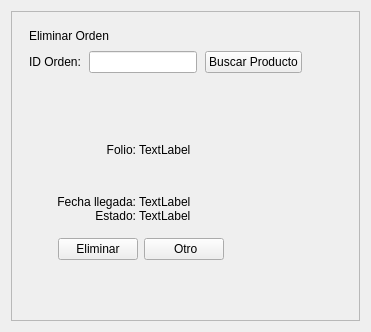
          <widget class="QWidget" name="pageComElim">
           <layout class="QVBoxLayout" name="verticalLayout_66">
            <item>
             <widget class="QFrame" name="frame_110">
              <property name="frameShape">
               <enum>QFrame::Shape::StyledPanel</enum>
              </property>
              <property name="frameShadow">
               <enum>QFrame::Shadow::Raised</enum>
              </property>
              <layout class="QVBoxLayout" name="verticalLayout_52">
               <item>
                <widget class="QFrame" name="frame_111">
                 <property name="sizePolicy">
                  <sizepolicy hsizetype="Preferred" vsizetype="Preferred">
                   <horstretch>0</horstretch>
                   <verstretch>1</verstretch>
                  </sizepolicy>
                 </property>
                 <property name="frameShape">
                  <enum>QFrame::Shape::NoFrame</enum>
                 </property>
                 <property name="frameShadow">
                  <enum>QFrame::Shadow::Raised</enum>
                 </property>
                 <layout class="QGridLayout" name="gridLayout_31">
                  <property name="leftMargin">
                   <number>8</number>
                  </property>
                  <property name="topMargin">
                   <number>8</number>
                  </property>
                  <property name="rightMargin">
                   <number>8</number>
                  </property>
                  <property name="bottomMargin">
                   <number>8</number>
                  </property>
                  <property name="spacing">
                   <number>8</number>
                  </property>
                  <item row="1" column="0">
                   <widget class="QLabel" name="label_56">
                    <property name="sizePolicy">
                     <sizepolicy hsizetype="Preferred" vsizetype="Preferred">
                      <horstretch>0</horstretch>
                      <verstretch>1</verstretch>
                     </sizepolicy>
                    </property>
                    <property name="text">
                     <string>&lt;html&gt;&lt;head/&gt;&lt;body&gt;&lt;p&gt;ID Orden:&lt;/p&gt;&lt;/body&gt;&lt;/html&gt;</string>
                    </property>
                   </widget>
                  </item>
                  <item row="0" column="0" colspan="2">
                   <widget class="QLabel" name="label_57">
                    <property name="sizePolicy">
                     <sizepolicy hsizetype="Preferred" vsizetype="Preferred">
                      <horstretch>0</horstretch>
                      <verstretch>1</verstretch>
                     </sizepolicy>
                    </property>
                    <property name="text">
                     <string>Eliminar Orden</string>
                    </property>
                   </widget>
                  </item>
                  <item row="1" column="2">
                   <widget class="QPushButton" name="btnBuscarProducto_7">
                    <property name="enabled">
                     <bool>true</bool>
                    </property>
                    <property name="sizePolicy">
                     <sizepolicy hsizetype="Minimum" vsizetype="Fixed">
                      <horstretch>0</horstretch>
                      <verstretch>1</verstretch>
                     </sizepolicy>
                    </property>
                    <property name="text">
                     <string>Buscar Producto</string>
                    </property>
                   </widget>
                  </item>
                  <item row="1" column="1">
                   <widget class="QLineEdit" name="codigoInvEdit_7">
                    <property name="enabled">
                     <bool>true</bool>
                    </property>
                    <property name="sizePolicy">
                     <sizepolicy hsizetype="Expanding" vsizetype="Fixed">
                      <horstretch>0</horstretch>
                      <verstretch>1</verstretch>
                     </sizepolicy>
                    </property>
                   </widget>
                  </item>
                  <item row="1" column="3">
                   <spacer name="horizontalSpacer_29">
                    <property name="orientation">
                     <enum>Qt::Orientation::Horizontal</enum>
                    </property>
                    <property name="sizeHint" stdset="0">
                     <size>
                      <width>40</width>
                      <height>20</height>
                     </size>
                    </property>
                   </spacer>
                  </item>
                 </layout>
                </widget>
               </item>
               <item>
                <widget class="QFrame" name="frame_112">
                 <property name="sizePolicy">
                  <sizepolicy hsizetype="Preferred" vsizetype="Preferred">
                   <horstretch>0</horstretch>
                   <verstretch>8</verstretch>
                  </sizepolicy>
                 </property>
                 <property name="frameShape">
                  <enum>QFrame::Shape::NoFrame</enum>
                 </property>
                 <property name="frameShadow">
                  <enum>QFrame::Shadow::Raised</enum>
                 </property>
                 <layout class="QVBoxLayout" name="verticalLayout_53">
                  <item>
                   <widget class="QFrame" name="frameDetalleInv_7">
                    <property name="enabled">
                     <bool>true</bool>
                    </property>
                    <property name="sizePolicy">
                     <sizepolicy hsizetype="Preferred" vsizetype="Preferred">
                      <horstretch>0</horstretch>
                      <verstretch>11</verstretch>
                     </sizepolicy>
                    </property>
                    <property name="frameShape">
                     <enum>QFrame::Shape::NoFrame</enum>
                    </property>
                    <property name="frameShadow">
                     <enum>QFrame::Shadow::Raised</enum>
                    </property>
                    <layout class="QGridLayout" name="gridLayout_32">
                     <item row="2" column="0">
                      <widget class="QFrame" name="frame_113">
                       <property name="sizePolicy">
                        <sizepolicy hsizetype="Preferred" vsizetype="Preferred">
                         <horstretch>0</horstretch>
                         <verstretch>1</verstretch>
                        </sizepolicy>
                       </property>
                       <property name="frameShape">
                        <enum>QFrame::Shape::NoFrame</enum>
                       </property>
                       <property name="frameShadow">
                        <enum>QFrame::Shadow::Raised</enum>
                       </property>
                       <layout class="QHBoxLayout" name="horizontalLayout_29">
                        <item>
                         <spacer name="horizontalSpacer_37">
                          <property name="orientation">
                           <enum>Qt::Orientation::Horizontal</enum>
                          </property>
                          <property name="sizeHint" stdset="0">
                           <size>
                            <width>40</width>
                            <height>20</height>
                           </size>
                          </property>
                         </spacer>
                        </item>
                        <item>
                         <widget class="QPushButton" name="btnModificar_8">
                          <property name="text">
                           <string>Eliminar</string>
                          </property>
                         </widget>
                        </item>
                        <item>
                         <widget class="QPushButton" name="btnOtro_8">
                          <property name="text">
                           <string> Otro</string>
                          </property>
                         </widget>
                        </item>
                       </layout>
                      </widget>
                     </item>
                     <item row="1" column="0">
                      <widget class="QFrame" name="frame_114">
                       <property name="sizePolicy">
                        <sizepolicy hsizetype="Preferred" vsizetype="Preferred">
                         <horstretch>1</horstretch>
                         <verstretch>4</verstretch>
                        </sizepolicy>
                       </property>
                       <property name="frameShape">
                        <enum>QFrame::Shape::NoFrame</enum>
                       </property>
                       <property name="frameShadow">
                        <enum>QFrame::Shadow::Raised</enum>
                       </property>
                       <layout class="QGridLayout" name="gridLayout_33">
                        <property name="leftMargin">
                         <number>0</number>
                        </property>
                        <property name="topMargin">
                         <number>0</number>
                        </property>
                        <property name="bottomMargin">
                         <number>0</number>
                        </property>
                        <property name="horizontalSpacing">
                         <number>3</number>
                        </property>
                        <property name="verticalSpacing">
                         <number>0</number>
                        </property>
                        <item row="0" column="1">
                         <widget class="QFrame" name="frame_119">
                          <property name="sizePolicy">
                           <sizepolicy hsizetype="Preferred" vsizetype="Preferred">
                            <horstretch>6</horstretch>
                            <verstretch>4</verstretch>
                           </sizepolicy>
                          </property>
                          <property name="frameShape">
                           <enum>QFrame::Shape::NoFrame</enum>
                          </property>
                          <property name="frameShadow">
                           <enum>QFrame::Shadow::Raised</enum>
                          </property>
                          <layout class="QVBoxLayout" name="verticalLayout_58">
                           <property name="spacing">
                            <number>0</number>
                           </property>
                           <property name="leftMargin">
                            <number>0</number>
                           </property>
                           <property name="topMargin">
                            <number>0</number>
                           </property>
                           <property name="bottomMargin">
                            <number>0</number>
                           </property>
                           <item>
                            <widget class="QFrame" name="frame_120">
                             <property name="sizePolicy">
                              <sizepolicy hsizetype="Preferred" vsizetype="Preferred">
                               <horstretch>0</horstretch>
                               <verstretch>1</verstretch>
                              </sizepolicy>
                             </property>
                             <property name="minimumSize">
                              <size>
                               <width>0</width>
                               <height>90</height>
                              </size>
                             </property>
                             <property name="frameShape">
                              <enum>QFrame::Shape::NoFrame</enum>
                             </property>
                             <property name="frameShadow">
                              <enum>QFrame::Shadow::Raised</enum>
                             </property>
                             <layout class="QVBoxLayout" name="verticalLayout_59">
                              <property name="spacing">
                               <number>0</number>
                              </property>
                              <property name="leftMargin">
                               <number>0</number>
                              </property>
                              <property name="topMargin">
                               <number>0</number>
                              </property>
                              <property name="bottomMargin">
                               <number>0</number>
                              </property>
                              <item>
                               <widget class="QFrame" name="frame_121">
                                <property name="sizePolicy">
                                 <sizepolicy hsizetype="Preferred" vsizetype="Preferred">
                                  <horstretch>0</horstretch>
                                  <verstretch>1</verstretch>
                                 </sizepolicy>
                                </property>
                                <property name="frameShape">
                                 <enum>QFrame::Shape::NoFrame</enum>
                                </property>
                                <property name="frameShadow">
                                 <enum>QFrame::Shadow::Raised</enum>
                                </property>
                                <layout class="QVBoxLayout" name="verticalLayout_60">
                                 <property name="leftMargin">
                                  <number>0</number>
                                 </property>
                                 <item>
                                  <widget class="QLabel" name="label_64">
                                   <property name="sizePolicy">
                                    <sizepolicy hsizetype="Preferred" vsizetype="Preferred">
                                     <horstretch>0</horstretch>
                                     <verstretch>1</verstretch>
                                    </sizepolicy>
                                   </property>
                                   <property name="text">
                                    <string>TextLabel</string>
                                   </property>
                                  </widget>
                                 </item>
                                </layout>
                               </widget>
                              </item>
                             </layout>
                            </widget>
                           </item>
                           <item>
                            <widget class="QFrame" name="frame_122">
                             <property name="sizePolicy">
                              <sizepolicy hsizetype="Preferred" vsizetype="Preferred">
                               <horstretch>0</horstretch>
                               <verstretch>5</verstretch>
                              </sizepolicy>
                             </property>
                             <property name="frameShape">
                              <enum>QFrame::Shape::NoFrame</enum>
                             </property>
                             <property name="frameShadow">
                              <enum>QFrame::Shadow::Raised</enum>
                             </property>
                             <layout class="QGridLayout" name="gridLayout_34">
                              <property name="leftMargin">
                               <number>0</number>
                              </property>
                              <property name="topMargin">
                               <number>0</number>
                              </property>
                              <property name="bottomMargin">
                               <number>0</number>
                              </property>
                              <property name="verticalSpacing">
                               <number>0</number>
                              </property>
                              <item row="3" column="0" colspan="2">
                               <widget class="QFrame" name="frame_123">
                                <property name="sizePolicy">
                                 <sizepolicy hsizetype="Preferred" vsizetype="Preferred">
                                  <horstretch>0</horstretch>
                                  <verstretch>1</verstretch>
                                 </sizepolicy>
                                </property>
                                <property name="frameShape">
                                 <enum>QFrame::Shape::NoFrame</enum>
                                </property>
                                <property name="frameShadow">
                                 <enum>QFrame::Shadow::Raised</enum>
                                </property>
                                <layout class="QHBoxLayout" name="horizontalLayout_30">
                                 <property name="leftMargin">
                                  <number>0</number>
                                 </property>
                                 <property name="topMargin">
                                  <number>0</number>
                                 </property>
                                 <property name="bottomMargin">
                                  <number>0</number>
                                 </property>
                                 <item>
                                  <widget class="QLabel" name="label_65">
                                   <property name="sizePolicy">
                                    <sizepolicy hsizetype="Preferred" vsizetype="Preferred">
                                     <horstretch>0</horstretch>
                                     <verstretch>1</verstretch>
                                    </sizepolicy>
                                   </property>
                                   <property name="text">
                                    <string>TextLabel</string>
                                   </property>
                                  </widget>
                                 </item>
                                </layout>
                               </widget>
                              </item>
                              <item row="1" column="1">
                               <widget class="QFrame" name="frame_124">
                                <property name="sizePolicy">
                                 <sizepolicy hsizetype="Preferred" vsizetype="Preferred">
                                  <horstretch>3</horstretch>
                                  <verstretch>4</verstretch>
                                 </sizepolicy>
                                </property>
                                <property name="frameShape">
                                 <enum>QFrame::Shape::NoFrame</enum>
                                </property>
                                <property name="frameShadow">
                                 <enum>QFrame::Shadow::Raised</enum>
                                </property>
                               </widget>
                              </item>
                              <item row="1" column="0">
                               <widget class="QFrame" name="frame_125">
                                <property name="sizePolicy">
                                 <sizepolicy hsizetype="Preferred" vsizetype="Preferred">
                                  <horstretch>1</horstretch>
                                  <verstretch>4</verstretch>
                                 </sizepolicy>
                                </property>
                                <property name="frameShape">
                                 <enum>QFrame::Shape::NoFrame</enum>
                                </property>
                                <property name="frameShadow">
                                 <enum>QFrame::Shadow::Raised</enum>
                                </property>
                                <layout class="QVBoxLayout" name="verticalLayout_61">
                                 <property name="spacing">
                                  <number>0</number>
                                 </property>
                                 <property name="leftMargin">
                                  <number>0</number>
                                 </property>
                                 <property name="topMargin">
                                  <number>0</number>
                                 </property>
                                 <property name="bottomMargin">
                                  <number>0</number>
                                 </property>
                                 <item>
                                  <widget class="QLabel" name="label_69">
                                   <property name="text">
                                    <string>TextLabel</string>
                                   </property>
                                  </widget>
                                 </item>
                                </layout>
                               </widget>
                              </item>
                             </layout>
                            </widget>
                           </item>
                          </layout>
                         </widget>
                        </item>
                        <item row="0" column="0">
                         <widget class="QFrame" name="frame_115">
                          <property name="sizePolicy">
                           <sizepolicy hsizetype="Preferred" vsizetype="Preferred">
                            <horstretch>1</horstretch>
                            <verstretch>1</verstretch>
                           </sizepolicy>
                          </property>
                          <property name="frameShape">
                           <enum>QFrame::Shape::NoFrame</enum>
                          </property>
                          <property name="frameShadow">
                           <enum>QFrame::Shadow::Raised</enum>
                          </property>
                          <layout class="QVBoxLayout" name="verticalLayout_54">
                           <property name="spacing">
                            <number>0</number>
                           </property>
                           <property name="topMargin">
                            <number>0</number>
                           </property>
                           <property name="rightMargin">
                            <number>0</number>
                           </property>
                           <property name="bottomMargin">
                            <number>0</number>
                           </property>
                           <item>
                            <widget class="QFrame" name="frame_116">
                             <property name="sizePolicy">
                              <sizepolicy hsizetype="Preferred" vsizetype="Preferred">
                               <horstretch>0</horstretch>
                               <verstretch>1</verstretch>
                              </sizepolicy>
                             </property>
                             <property name="minimumSize">
                              <size>
                               <width>0</width>
                               <height>90</height>
                              </size>
                             </property>
                             <property name="frameShape">
                              <enum>QFrame::Shape::NoFrame</enum>
                             </property>
                             <property name="frameShadow">
                              <enum>QFrame::Shadow::Raised</enum>
                             </property>
                             <layout class="QVBoxLayout" name="verticalLayout_55">
                              <property name="spacing">
                               <number>0</number>
                              </property>
                              <property name="topMargin">
                               <number>0</number>
                              </property>
                              <property name="rightMargin">
                               <number>0</number>
                              </property>
                              <property name="bottomMargin">
                               <number>0</number>
                              </property>
                              <item>
                               <widget class="QLabel" name="label_58">
                                <property name="sizePolicy">
                                 <sizepolicy hsizetype="Preferred" vsizetype="Preferred">
                                  <horstretch>0</horstretch>
                                  <verstretch>1</verstretch>
                                 </sizepolicy>
                                </property>
                                <property name="layoutDirection">
                                 <enum>Qt::LayoutDirection::RightToLeft</enum>
                                </property>
                                <property name="text">
                                 <string>&lt;html&gt;&lt;head/&gt;&lt;body&gt;&lt;p align=&quot;right&quot;&gt;Folio:&lt;/p&gt;&lt;/body&gt;&lt;/html&gt;</string>
                                </property>
                               </widget>
                              </item>
                             </layout>
                            </widget>
                           </item>
                           <item>
                            <widget class="QFrame" name="frame_117">
                             <property name="sizePolicy">
                              <sizepolicy hsizetype="Preferred" vsizetype="Preferred">
                               <horstretch>0</horstretch>
                               <verstretch>4</verstretch>
                              </sizepolicy>
                             </property>
                             <property name="frameShape">
                              <enum>QFrame::Shape::NoFrame</enum>
                             </property>
                             <property name="frameShadow">
                              <enum>QFrame::Shadow::Raised</enum>
                             </property>
                             <layout class="QVBoxLayout" name="verticalLayout_56">
                              <property name="spacing">
                               <number>0</number>
                              </property>
                              <property name="topMargin">
                               <number>0</number>
                              </property>
                              <property name="rightMargin">
                               <number>0</number>
                              </property>
                              <property name="bottomMargin">
                               <number>0</number>
                              </property>
                              <item>
                               <widget class="QLabel" name="label_62">
                                <property name="text">
                                 <string>&lt;html&gt;&lt;head/&gt;&lt;body&gt;&lt;p align=&quot;right&quot;&gt;Fecha llegada:&lt;/p&gt;&lt;/body&gt;&lt;/html&gt;</string>
                                </property>
                               </widget>
                              </item>
                             </layout>
                            </widget>
                           </item>
                           <item>
                            <widget class="QFrame" name="frame_118">
                             <property name="sizePolicy">
                              <sizepolicy hsizetype="Preferred" vsizetype="Preferred">
                               <horstretch>0</horstretch>
                               <verstretch>1</verstretch>
                              </sizepolicy>
                             </property>
                             <property name="frameShape">
                              <enum>QFrame::Shape::NoFrame</enum>
                             </property>
                             <property name="frameShadow">
                              <enum>QFrame::Shadow::Raised</enum>
                             </property>
                             <layout class="QVBoxLayout" name="verticalLayout_57">
                              <property name="topMargin">
                               <number>0</number>
                              </property>
                              <property name="rightMargin">
                               <number>0</number>
                              </property>
                              <property name="bottomMargin">
                               <number>0</number>
                              </property>
                              <item>
                               <widget class="QLabel" name="label_63">
                                <property name="sizePolicy">
                                 <sizepolicy hsizetype="Preferred" vsizetype="Preferred">
                                  <horstretch>0</horstretch>
                                  <verstretch>1</verstretch>
                                 </sizepolicy>
                                </property>
                                <property name="text">
                                 <string>&lt;html&gt;&lt;head/&gt;&lt;body&gt;&lt;p align=&quot;right&quot;&gt;Estado:&lt;/p&gt;&lt;/body&gt;&lt;/html&gt;</string>
                                </property>
                               </widget>
                              </item>
                             </layout>
                            </widget>
                           </item>
                          </layout>
                         </widget>
                        </item>
                       </layout>
                      </widget>
                     </item>
                     <item row="1" column="1">
                      <widget class="QFrame" name="frame_134">
                       <property name="sizePolicy">
                        <sizepolicy hsizetype="Preferred" vsizetype="Preferred">
                         <horstretch>1</horstretch>
                         <verstretch>1</verstretch>
                        </sizepolicy>
                       </property>
                       <property name="frameShape">
                        <enum>QFrame::Shape::NoFrame</enum>
                       </property>
                       <property name="frameShadow">
                        <enum>QFrame::Shadow::Raised</enum>
                       </property>
                      </widget>
                     </item>
                    </layout>
                   </widget>
                  </item>
                  <item>
                   <widget class="QFrame" name="frameDetalleInv_8">
                    <property name="enabled">
                     <bool>true</bool>
                    </property>
                    <property name="sizePolicy">
                     <sizepolicy hsizetype="Preferred" vsizetype="Preferred">
                      <horstretch>0</horstretch>
                      <verstretch>7</verstretch>
                     </sizepolicy>
                    </property>
                    <property name="frameShape">
                     <enum>QFrame::Shape::NoFrame</enum>
                    </property>
                    <property name="frameShadow">
                     <enum>QFrame::Shadow::Raised</enum>
                    </property>
                    <layout class="QGridLayout" name="gridLayout_36"/>
                   </widget>
                  </item>
                 </layout>
                </widget>
               </item>
              </layout>
             </widget>
            </item>
           </layout>
          </widget>
